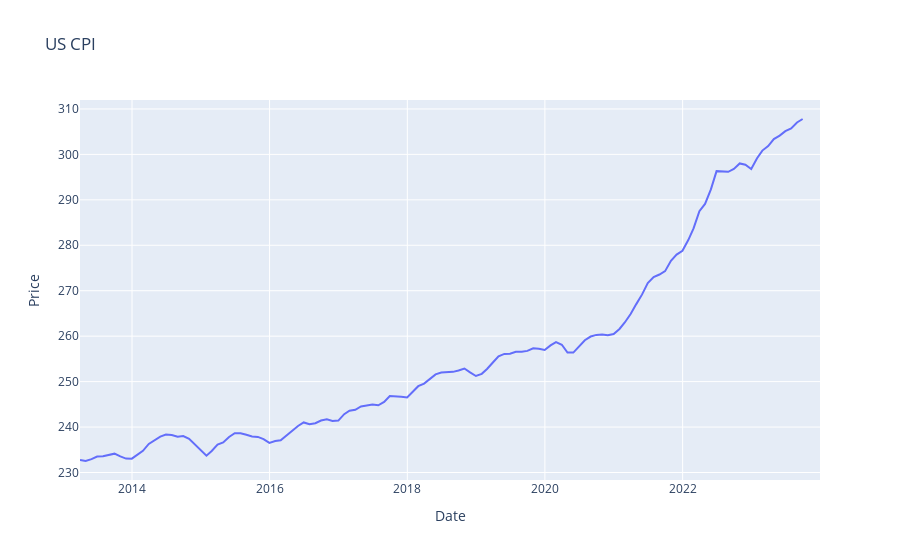

The cell this chart's notebook holds for it:
### Code cell
plot_df = us_cpi.set_index("Date").resample("M").Price.mean().reset_index()
px.line(plot_df, x='Date', y='Price', title='US CPI')

### Figure 1 — Plotly figure (JSON) as saved in the notebook; plotly's stock layout.template omitted (floating-point values rounded to 4 significant figures; data arrays with more than 128 entries replaced by an {"elided": "..."} marker saying what was removed)
{"data": [{"hovertemplate": "Date=%{x}<br>Price=%{y}<extra></extra>", "legendgroup": "", "line": {"color": "#636efa", "dash": "solid"}, "marker": {"symbol": "circle"}, "mode": "lines", "name": "", "orientation": "v", "showlegend": false, "type": "scatter", "x": {"elided": "130 str values"}, "xaxis": "x", "y": {"elided": "130 float values"}, "yaxis": "y"}], "layout": {"legend": {"tracegroupgap": 0}, "title": {"text": "US CPI"}, "xaxis": {"anchor": "y", "domain": [0, 1], "title": {"text": "Date"}}, "yaxis": {"anchor": "x", "domain": [0, 1], "title": {"text": "Price"}}}}
